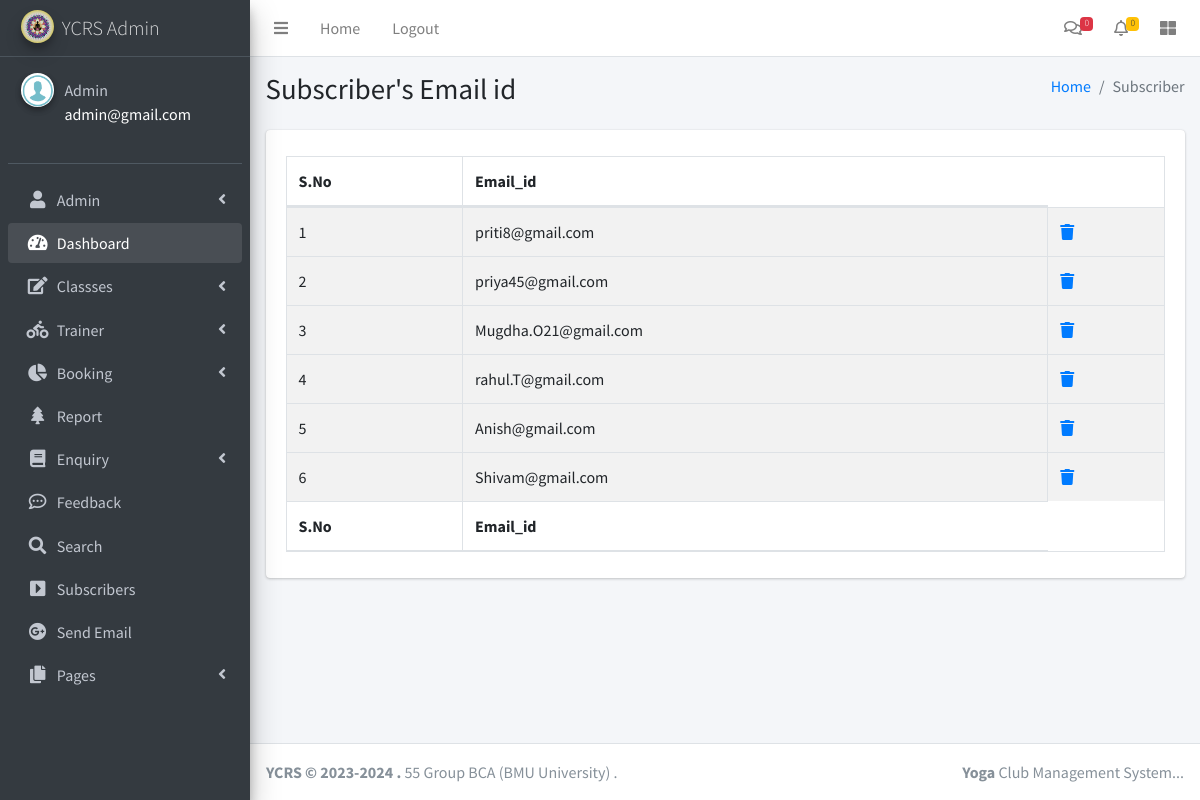
Page /sub.php (signed in) on the committed database.
### tables this page shows
CREATE TABLE `tblsubscribe` (
  `ID` int NOT NULL,
  `Email_id` varchar(25) NOT NULL
);

### sub.php (the view, shortened to what this page needs)
<?php
include('includes/dbconnection.php');
if (strlen($_SESSION['ycrsaid']==0)) {
  header('location:logout.php');
  } else{
?>
<!DOCTYPE html>
<html>
<head>
  <link rel="stylesheet" href="plugins/fontawesome-free/css/all.min.css">
  <link rel="stylesheet" href="https://code.ionicframework.com/ionicons/2.0.1/css/ionicons.min.css">
  <link rel="stylesheet" href="plugins/datatables-bs4/css/dataTables.bootstrap4.min.css">
  <link rel="stylesheet" href="plugins/datatables-responsive/css/responsive.bootstrap4.min.css">
  <link rel="stylesheet" href="dist/css/adminlte.min.css">
</head>
<body class="hold-transition sidebar-mini">
<div class="wrapper">
 <?php include_once('includes/header.php');?>
 <?php include_once('includes/sidebar.php');?>
  <div class="content-wrapper">
    <section class="content-header">
      <div class="container-fluid">
        <div class="row mb-2">
          <div class="col-sm-6">
            <h1>Subscriber's Email id</h1>
          </div>
          <div class="col-sm-6">
            <ol class="breadcrumb float-sm-right">
              <li class="breadcrumb-item"><a href="dashboard.php">Home</a></li>
              <li class="breadcrumb-item active">Subscriber</li>
            </ol>
          </div>
        </div>
      </div>
    </section>
    <section class="content">
      <div class="container-fluid">
        <div class="row">
          <div class="col-12">
             <div class="card">
              <div class="card-body">
                <table id="example1" class="table table-bordered table-striped">
                  <thead>
                  <tr>
                    <th>S.No</th>
                    <th>Email_id  </th>
                  </tr>
                  </thead>
                  <tbody>
                    <?php
$sql="SELECT * from tblsubscribe";
$query = $dbh -> prepare($sql);
$query->execute();
$results=$query->fetchAll(PDO::FETCH_OBJ);
$cnt=1;
if($query->rowCount() > 0)
{
foreach($results as $row)
{               ?>
                  <tr>
                    <td><?php echo htmlentities($cnt);?></td>
                    <td><?php  echo htmlentities($row->Email_id);?></td>
                    <td>
                     <a href="sub.php?delid=<?php echo ($row->ID);?>" onclick="return confirm('Do you really want to Delete ?');"><i class="nav-icon fas fa-trash"></i></a></td>
                  </tr>
                  </tbody><?php $cnt=$cnt+1;}} ?>
                  <tfoot>
                  <tr>
                    <th>S.No</th>
                    <th>Email_id  </th>
                  </tr>
                  </tfoot>
                </table>
              </div>
            </div>
          </div>
        </div>
      </div>
    </section>
  </div>
 <?php include_once('includes/footer.php');?>
</div>
</body>
</html>
<?php }  ?>

### includes/sidebar.php (shortened to what this page needs)
  <aside class="main-sidebar sidebar-dark-primary elevation-4">
    <a href="dashboard.php" class="brand-link">
      <img src="dist/img/logo.jpg" alt="AdminLTE Logo" class="brand-image img-circle elevation-3"
           style="opacity: .8">
      <span class="brand-text font-weight-light">YCRS Admin</span>
    </a>
    <div class="sidebar">
      <div class="user-panel mt-3 pb-3 mb-3 d-flex">
        <div class="image">
          <img src="dist/img/images.png" class="img-circle elevation-2" alt="User Image">
        </div>
        <div class="info">
          <?php
$aid=$_SESSION['ycrsaid'];
$sql="SELECT AdminName,Email from  tbladmin where ID=:aid";
$query = $dbh -> prepare($sql);
$query->bindParam(':aid',$aid,PDO::PARAM_STR);
$query->execute();
$results=$query->fetchAll(PDO::FETCH_OBJ);
$cnt=1;
if($query->rowCount() > 0)
{
foreach($results as $row)
{               ?>
          <a href="admin-profile.php" class="d-block"><?php  echo $row->AdminName;?></a>
          <p style="color: white"><?php  echo $row->Email;?><?php $cnt=$cnt+1;}} ?></p>
        </div>
      </div>
      <nav class="mt-2">
        <ul class="nav nav-pills nav-sidebar flex-column" data-widget="treeview" role="menu" data-accordion="false">
               <li class="nav-item has-treeview">
            <a href="#" class="nav-link">
              <i class="nav-icon fas fa-user"></i>
              <p>
                Admin
                <i class="right fas fa-angle-left right "></i>
              </p>
            </a>
          </li>
          <li class="nav-item has-treeview menu-open">
            <a href="dashboard.php" class="nav-link">
              <i class="nav-icon fas fa-tachometer-alt"></i>
              <p>
                Dashboard
              </p>
            </a>
          </li>
          <li class="nav-item has-treeview">
            <a href="#" class="nav-link">
              <i class="nav-icon fas fa-edit"></i>
              <p>
                Classses
                <i class="fas fa-angle-left right"></i>
              </p>
            </a>
          </li>
          <li class="nav-item has-treeview">
            <a href="#" class="nav-link">
              <i class="nav-icon fas fa-biking"></i>
              <p>
                Trainer
                <i class="fas fa-angle-left right"></i>
              </p>
            </a>
          </li>
          <li class="nav-item has-treeview">
            <a href="#" class="nav-link">
              <i class="nav-icon fas fa-chart-pie"></i>
              <p>
                Booking
                <i class="right fas fa-angle-left"></i>
              </p>
            </a>
          </li>
          <li class="nav-item has-treeview">
            <a href="between-dates-report.php" class="nav-link">
              <i class="nav-icon fas fa-tree"></i>
              <p>
                Report
              </p>
            </a>
          </li>
          <li class="nav-item has-treeview">
            <a href="#" class="nav-link">
             <i class="nav-icon fas fa-book"></i>
              <p>
                Enquiry
                <i class="fas fa-angle-left right"></i>
              </p>
            </a>
          </li>
          <li class="nav-item has-treeview">
            <a href="show_feedback.php" class="nav-link">
              <i class="nav-icon far fa-comment-dots"></i>
              <p>
                Feedback
              </p>
            </a>
          </li>
          <li class="nav-item has-treeview">
            <a href="search.php" class="nav-link">
              <i class="nav-icon fas fa-search "></i>
              <p>
              Search
              </p>
            </a>
          </li>
           <li class="nav-item has-treeview">
            <a href="sub.php" class="nav-link">
              <i class='nav-icon fas fa-caret-square-right'></i>
              <p>
                Subscribers
              </p>
            </a>
          </li>
          <li class="nav-item has-treeview">
            <a href="Email.php" class="nav-link">
              <i class="nav-icon fab fa-google-plus"></i>
              <p>
                Send Email
              </p>
            </a>
          </li>
        <li class="nav-item has-treeview">
            <a href="#" class="nav-link">
              <i class="nav-icon fas fa-copy"></i>
              <p>
                Pages
                <i class="fas fa-angle-left right"></i>
               </p>
            </a>
          </li>
        </ul>
      </nav>
    </div>
  </aside>

### rows in the picture
tblsubscribe: Email "priti8@gmail.com"
tblsubscribe: Email "priya45@gmail.com"
tblsubscribe: Email "Mugdha.O21@gmail.com"
tblsubscribe: Email "rahul.T@gmail.com"
tblsubscribe: Email "Anish@gmail.com"
tblsubscribe: Email "Shivam@gmail.com"

### other values in the picture
$newenq "0"
$newbooking "0"
$row->AdminName "Admin"
$row->Email "admin@gmail.com"
